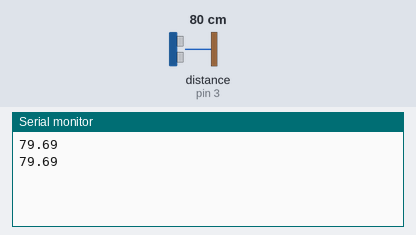
Bench run of a sketch on a simulated Arduino Uno, built with avr-gcc and run on an emulated ATmega328P. Shown: the last lines printed to the serial monitor. Wiring (inferred from the names in the program): ultrasonic range finder: trigger pin 2; echo pin 3. The test bench sets the inputs (shaded band); at power-on: distance to the obstacle (sensor on pin 3) 80 cm. The echo pulse lasts 58.3 µs per cm.

Above: at 1.8 s.
1.9 s: distance to the obstacle (sensor on pin 3) set to 2 cm
At 2.8 s:
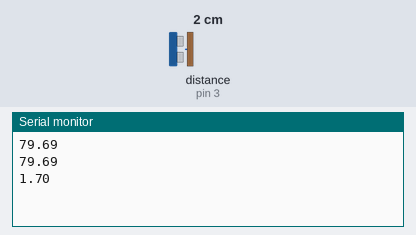
3.4 s: distance to the obstacle (sensor on pin 3) set to 4 cm
At 4.8 s:
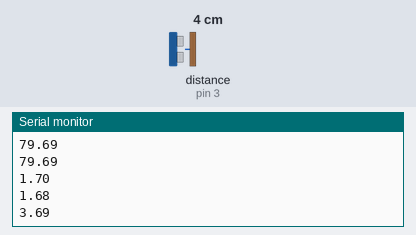
Timing chart, 0 to 6.4 s (numbered marks = the images above; inputs shaded):
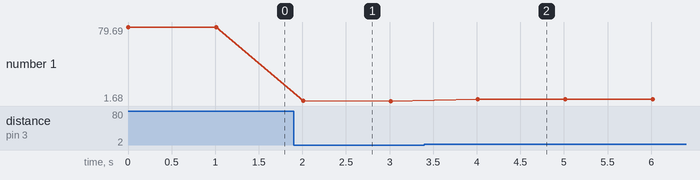

Measured:
- after the input at 1.9 s, the serial monitor: prints a new line after 0.11 s (image 1)
- after the input at 3.4 s, the serial monitor: prints a new line after 0.61 s (image 2)
- plotted number 1: 79.69 → 1.68 after the input at 1.9 s, 1.68 → 3.69 after the input at 3.4 s

The sketch:

Arduino_03_Ultrasonico.ino
```cpp
#define PIN_TRIG 2
#define PIN_ECHO 3

float tiempo;
float distancia;

void setup() {
   Serial.begin(9600);
   pinMode(PIN_TRIG, OUTPUT);
   pinMode(PIN_ECHO, INPUT);
}

void loop() {

   digitalWrite(PIN_TRIG, LOW);  //para generar un pulso limpio ponemos a LOW 4us
   delayMicroseconds(4);

   digitalWrite(PIN_TRIG, HIGH);  //generamos Trigger (disparo) de 10us
   delayMicroseconds(10);
   digitalWrite(PIN_TRIG, LOW);

   tiempo = pulseIn(PIN_ECHO, HIGH);
   distancia = tiempo/58.3;

   Serial.println(distancia);

   delay(1000);
}
```
